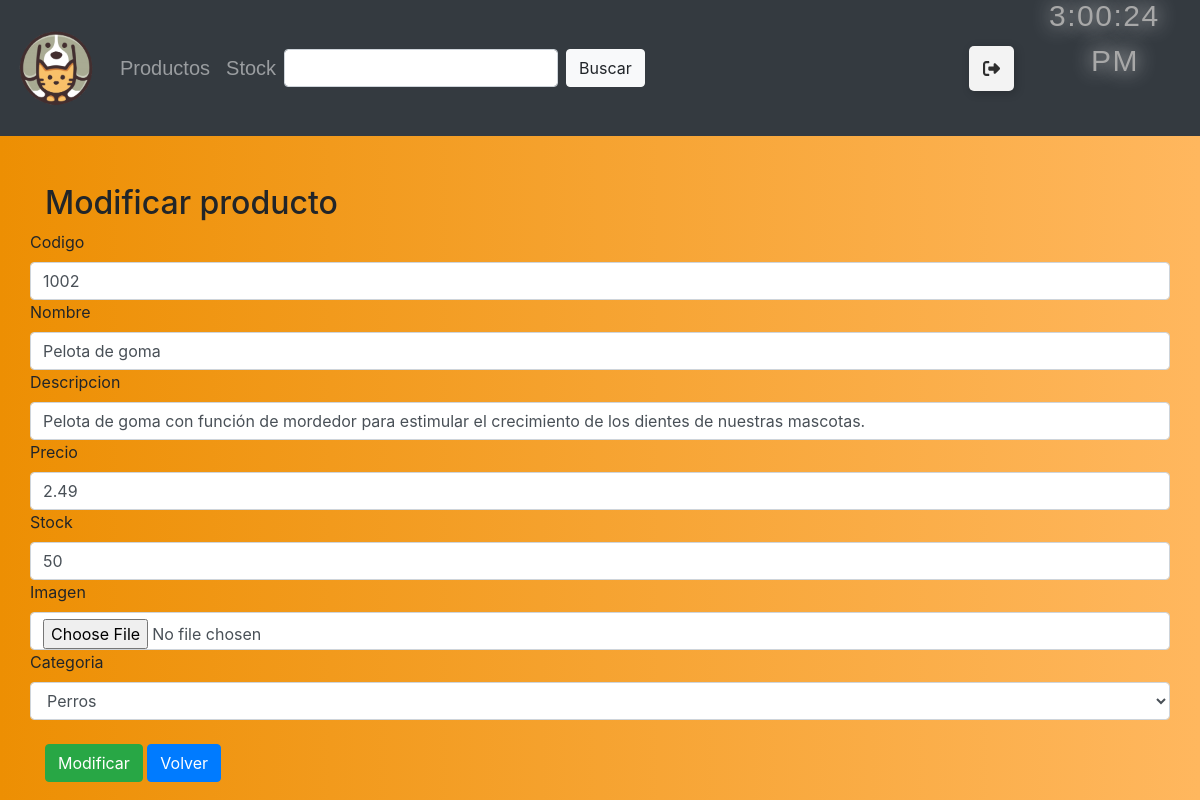
The app's page /modificarProducto/1002 (signed in), older data.
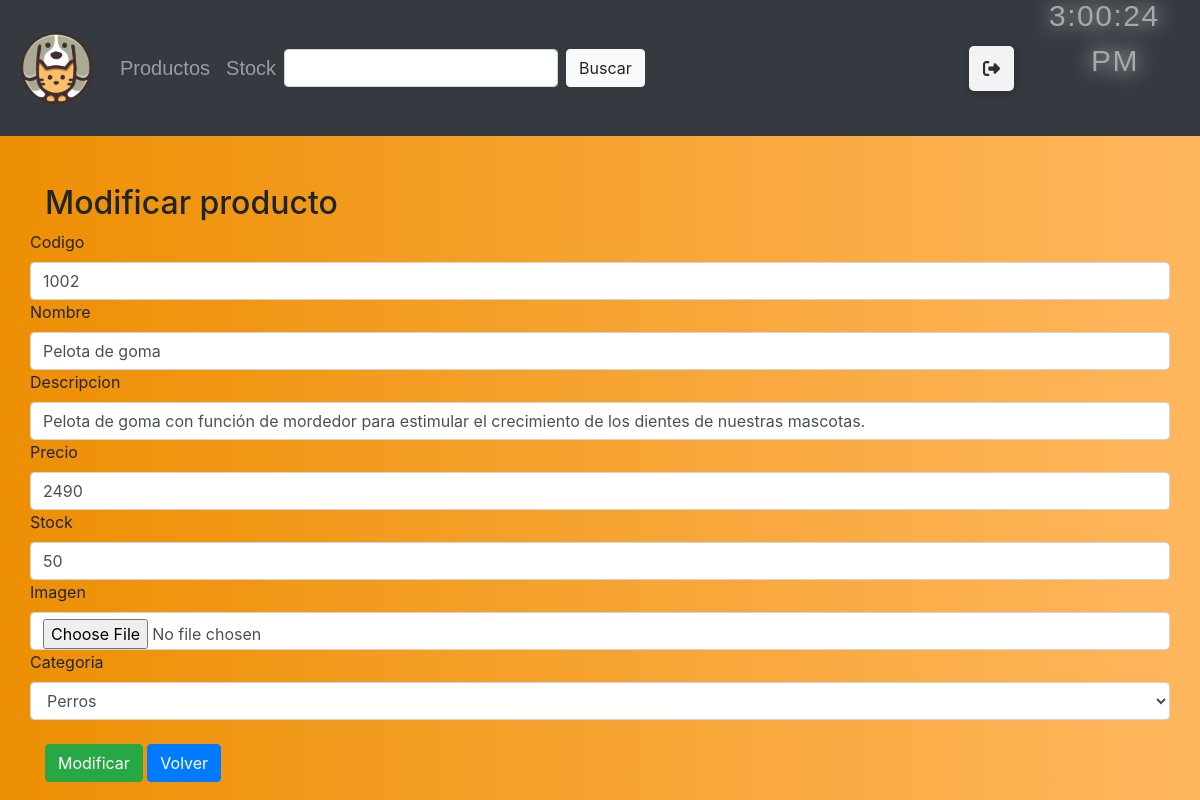
The same page, newer data.
### mascotas/models.py (models this page shows, shortened)
class Producto(models.Model):
    codigo = models.CharField(primary_key=True, max_length=5, verbose_name="Codigo producto")
    nombre = models.CharField(max_length=50, blank=True, verbose_name="Nombre")
    descripcion =models.TextField(max_length=200, blank=True, verbose_name="Descripcion")
    precio = models.IntegerField(blank=True, verbose_name="Precio")
    stock = models.IntegerField(blank=True, verbose_name="Stock")
    imagen = models.ImageField(upload_to="imagenes", null=True, blank=True, verbose_name="Imagen")
    categoria = models.ForeignKey(Categoria, on_delete=models.CASCADE, verbose_name="Categoria")

### mascotas/views.py (the view)
# urls.py: path('modificarProducto/<id>', modificarProducto, name="modificarProducto"),
@login_required
def modificarProducto(request,id):
    productoModificado = Producto.objects.get(codigo=id)
    datos = {
        'form' : ProductoForm(instance=productoModificado)
    }
    if request.method == "POST":
        formulario = ProductoForm(data=request.POST, instance=productoModificado)
        if formulario.is_valid():
            formulario.save()
            return redirect('registroStock')
    return render(request, 'modificarProducto.html', datos)

### mascotas/context_processor.py (called while the page is built, shortened)
def total_carrito(request):
    total = 0
    return {'total_carrito' : int(total)}

### mascotas/models.py (called while the page is built)
    def __str__(self):
        return self.nombreCategoria

### mascotas/templates/modificarProducto.html (shortened to what this page needs)
<!DOCTYPE html>
<html lang="en">
<head>
    {% load static %}
    <link rel="stylesheet" type="text/css" href="{% static 'css/bootstrap.min.css' %}">
    <link rel="stylesheet" type="text/css" href="{% static 'css/mystyle.css' %}">
</head>
<body class="body">
    <nav class="navbar navbar-expand-sm navbar-dark bg-dark">
        <a href="{% url 'index' %}" class="navbar-brand">
            <img src="{% static 'img/brandlogito2.0.png' %}" height="80px" width="80px">
        </a>
        <div class="collapse navbar-collapse" id="opciones">
            {% if user.is_authenticated %}
            <ul class="navbar-nav">
                {% if user.is_staff %}
                <li id="productos" class="nav-item">
                    <a class="nav-link" href="{% url 'productos' %}">Productos</a>
                </li>
                <li id="sstock" class="nav-item">
                    <a class="nav-link" href="{% url 'registroStock' %}">Stock</a>
                </li>
                {% endif %}
            </ul>
            {% endif %}
            <form class="form-inline mt-2 mt-md-0">
                <input class="form-control mr-sm-2" type="text" aria-label="Search" onmouseover="colorBuscar(this)" onmouseout="colorBuscarOut(this)">
                <button class="btn btn-light my-2 my-sm-0" type="submit" id="btnBuscar" onmouseover="colorBotonBuscar(this)" onmouseout="colorBotonBuscarOut(this)">Buscar</button>
            </form>
        </div>
        <div style="padding-right: 30px;">
            {% if user.is_authenticated %}
            <button class="Btn">
                <div class="sign"></div>
            </button>
            {% endif %}
        </div>
        <div class="reloj">
            <p class="tiempo" id="clock"></p>
        </div>
    </nav>
    <br><br>
    <div class="container">
        <h2>Modificar producto</h2>
        <form method="POST" id="formularioModificar">
            <div class="row">
                <label for="{{ form.field.name }}">
                    {{ form.codigo.label }}
                </label>
                {{ form.codigo }}
            </div>
            <div class="row">
                <label for="{{ form.field.name }}">
                    {{ form.nombre.label }}
                </label>
                {{ form.nombre }}
            </div>
            <div class="row">
                <label for="{{ form.field.name }}">
                    {{ form.descripcion.label }}
                </label>
                {{ form.descripcion }}
            </div>
            <div class="row">
                <label for="{{ form.field.name }}">
                    {{ form.precio.label }}
                </label>
                {{ form.precio }}
            </div>
            <div class="row">
                <label for="{{ form.field.name }}">
                    {{ form.stock.label }}
                </label>
                {{ form.stock }}
            </div>
            <div class="row">
                <label for="{{ form.field.name }}">
                    {{ form.imagen.label }}
                </label>
                {{ form.imagen }}
            </div>
            <div class="row">
                <label for="{{ form.field.name }}">
                    {{ form.categoria.label }}
                </label>
                {{ form.categoria }}
            </div>
            <br>
            <input id="modificar" type="submit" class="btn btn-success" value="Modificar">
            <button class="btn btn-primary"><a style="text-decoration: none; color: white;" href="{% url 'registroStock' %}">Volver</a></button>
        </form>
    </div>
</body>
</html>

Row changes from the older to the newer data that the page shows:
changed Producto "Pelota de goma": precio "2.49" → "2490"
